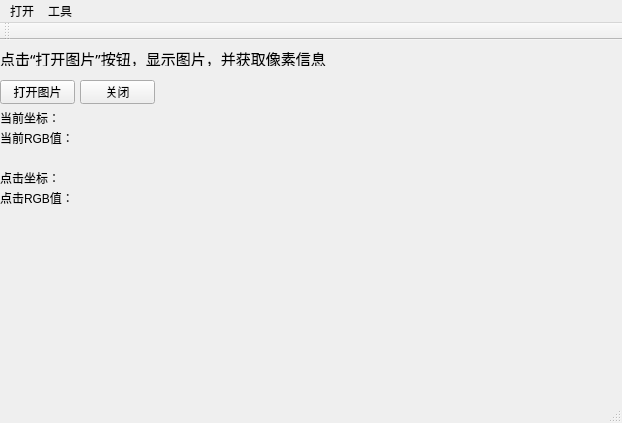
<?xml version="1.0" encoding="UTF-8"?>
<ui version="4.0">
 <class>MyFirstQtClass</class>
 <widget class="QMainWindow" name="MyFirstQtClass">
  <property name="geometry">
   <rect>
    <x>0</x>
    <y>0</y>
    <width>622</width>
    <height>423</height>
   </rect>
  </property>
  <property name="windowTitle">
   <string>Tomoyo-Multispec</string>
  </property>
  <widget class="QWidget" name="centralWidget">
   <widget class="QPushButton" name="openFileButton">
    <property name="geometry">
     <rect>
      <x>0</x>
      <y>40</y>
      <width>75</width>
      <height>24</height>
     </rect>
    </property>
    <property name="text">
     <string>打开图片</string>
    </property>
   </widget>
   <widget class="QPushButton" name="pushButton1">
    <property name="geometry">
     <rect>
      <x>80</x>
      <y>40</y>
      <width>75</width>
      <height>24</height>
     </rect>
    </property>
    <property name="text">
     <string>关闭</string>
    </property>
   </widget>
   <widget class="QLabel" name="fileName">
    <property name="geometry">
     <rect>
      <x>390</x>
      <y>10</y>
      <width>221</width>
      <height>20</height>
     </rect>
    </property>
    <property name="text">
     <string/>
    </property>
   </widget>
   <widget class="QLabel" name="label_currentpos">
    <property name="geometry">
     <rect>
      <x>90</x>
      <y>70</y>
      <width>521</width>
      <height>16</height>
     </rect>
    </property>
    <property name="text">
     <string/>
    </property>
    <property name="textInteractionFlags">
     <set>Qt::LinksAccessibleByMouse|Qt::TextSelectableByKeyboard|Qt::TextSelectableByMouse</set>
    </property>
   </widget>
   <widget class="QLabel" name="label_1">
    <property name="geometry">
     <rect>
      <x>0</x>
      <y>70</y>
      <width>81</width>
      <height>16</height>
     </rect>
    </property>
    <property name="text">
     <string>当前坐标：</string>
    </property>
   </widget>
   <widget class="QLabel" name="label_2">
    <property name="geometry">
     <rect>
      <x>0</x>
      <y>90</y>
      <width>81</width>
      <height>16</height>
     </rect>
    </property>
    <property name="text">
     <string>当前RGB值：</string>
    </property>
   </widget>
   <widget class="QLabel" name="label_currentrgb">
    <property name="geometry">
     <rect>
      <x>90</x>
      <y>90</y>
      <width>521</width>
      <height>16</height>
     </rect>
    </property>
    <property name="text">
     <string/>
    </property>
    <property name="textInteractionFlags">
     <set>Qt::LinksAccessibleByMouse|Qt::TextSelectableByKeyboard|Qt::TextSelectableByMouse</set>
    </property>
   </widget>
   <widget class="QLabel" name="label_pointedrgb">
    <property name="geometry">
     <rect>
      <x>90</x>
      <y>150</y>
      <width>521</width>
      <height>16</height>
     </rect>
    </property>
    <property name="text">
     <string/>
    </property>
    <property name="textInteractionFlags">
     <set>Qt::LinksAccessibleByMouse|Qt::TextSelectableByKeyboard|Qt::TextSelectableByMouse</set>
    </property>
   </widget>
   <widget class="QLabel" name="label_pointedpos">
    <property name="geometry">
     <rect>
      <x>90</x>
      <y>130</y>
      <width>521</width>
      <height>16</height>
     </rect>
    </property>
    <property name="text">
     <string/>
    </property>
    <property name="textInteractionFlags">
     <set>Qt::LinksAccessibleByMouse|Qt::TextSelectableByKeyboard|Qt::TextSelectableByMouse</set>
    </property>
   </widget>
   <widget class="QLabel" name="label_4">
    <property name="geometry">
     <rect>
      <x>0</x>
      <y>150</y>
      <width>81</width>
      <height>16</height>
     </rect>
    </property>
    <property name="text">
     <string>点击RGB值：</string>
    </property>
   </widget>
   <widget class="QLabel" name="label_3">
    <property name="geometry">
     <rect>
      <x>0</x>
      <y>130</y>
      <width>81</width>
      <height>16</height>
     </rect>
    </property>
    <property name="text">
     <string>点击坐标：</string>
    </property>
   </widget>
   <widget class="QLabel" name="label">
    <property name="geometry">
     <rect>
      <x>0</x>
      <y>10</y>
      <width>401</width>
      <height>16</height>
     </rect>
    </property>
    <property name="font">
     <font>
      <family>幼圆</family>
      <pointsize>11</pointsize>
      <italic>false</italic>
      <bold>false</bold>
     </font>
    </property>
    <property name="styleSheet">
     <string notr="true">font: 11pt &quot;幼圆&quot;;</string>
    </property>
    <property name="text">
     <string>点击“打开图片”按钮，显示图片，并获取像素信息</string>
    </property>
   </widget>
  </widget>
  <widget class="QMenuBar" name="menuBar">
   <property name="geometry">
    <rect>
     <x>0</x>
     <y>0</y>
     <width>622</width>
     <height>22</height>
    </rect>
   </property>
   <widget class="QMenu" name="menu">
    <property name="title">
     <string>打开</string>
    </property>
   </widget>
   <widget class="QMenu" name="menu_2">
    <property name="title">
     <string>工具</string>
    </property>
    <addaction name="actionTemplateMatching"/>
    <addaction name="action_specExtract"/>
    <addaction name="action_Auto_TemplateMatching"/>
   </widget>
   <addaction name="menu"/>
   <addaction name="menu_2"/>
  </widget>
  <widget class="QToolBar" name="mainToolBar">
   <attribute name="toolBarArea">
    <enum>TopToolBarArea</enum>
   </attribute>
   <attribute name="toolBarBreak">
    <bool>false</bool>
   </attribute>
  </widget>
  <widget class="QStatusBar" name="statusBar"/>
  <action name="actionTemplateMatching">
   <property name="text">
    <string>TemplateMatching</string>
   </property>
  </action>
  <action name="action_specExtract">
   <property name="text">
    <string>光谱提取</string>
   </property>
  </action>
  <action name="action_Auto_TemplateMatching">
   <property name="text">
    <string>Auto TemplateMatching</string>
   </property>
  </action>
 </widget>
 <layoutdefault spacing="6" margin="11"/>
 <resources/>
 <connections>
  <connection>
   <sender>pushButton1</sender>
   <signal>clicked()</signal>
   <receiver>MyFirstQtClass</receiver>
   <slot>close()</slot>
   <hints>
    <hint type="sourcelabel">
     <x>397</x>
     <y>295</y>
    </hint>
    <hint type="destinationlabel">
     <x>299</x>
     <y>199</y>
    </hint>
   </hints>
  </connection>
 </connections>
</ui>
